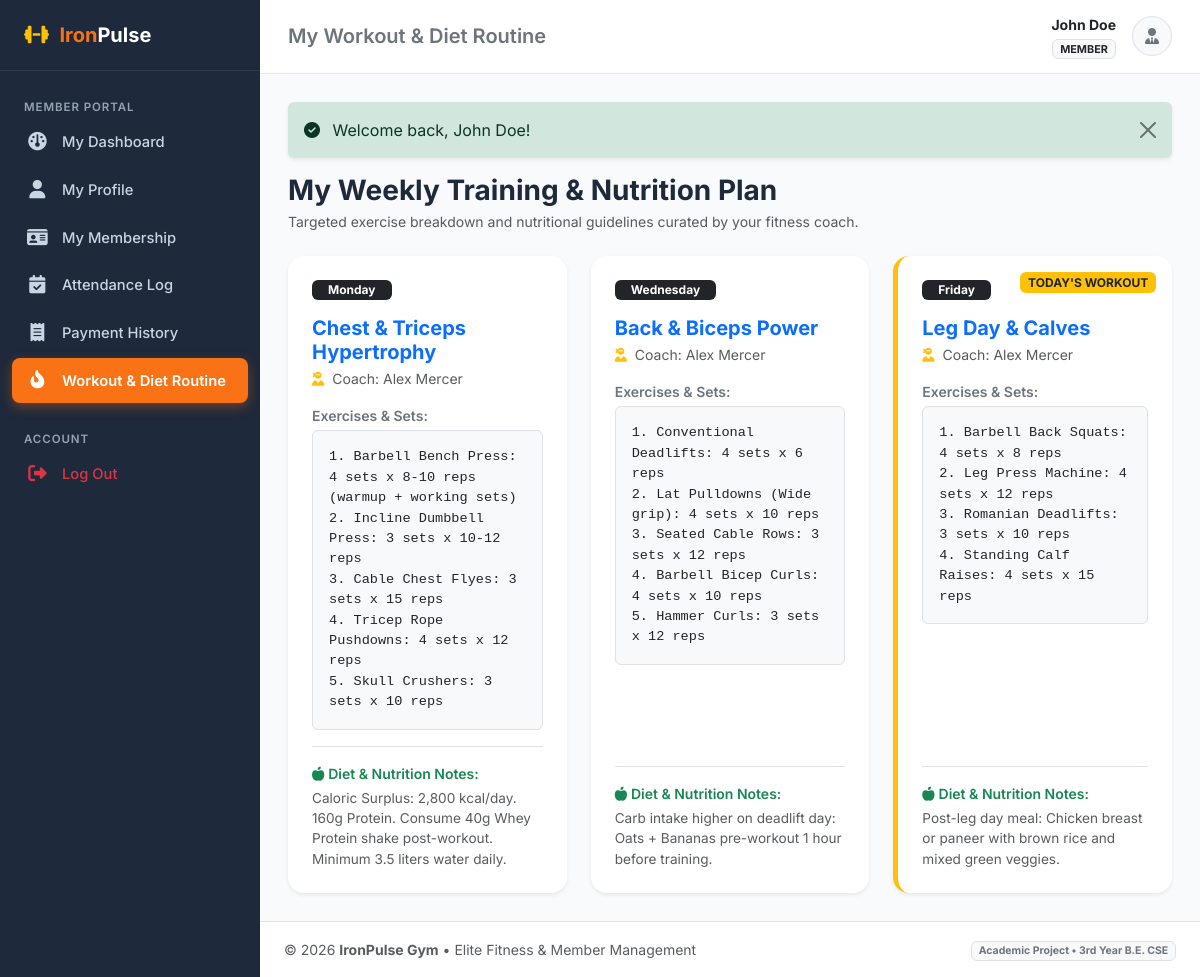
Page /member/workouts.php (signed in) on the committed database.
### tables this page shows
CREATE TABLE `workouts` (
    `id` INT AUTO_INCREMENT PRIMARY KEY,
    `member_id` INT NOT NULL,
    `trainer_id` INT DEFAULT NULL,
    `title` VARCHAR(150) NOT NULL,
    `day_of_week` ENUM('Monday', 'Tuesday', 'Wednesday', 'Thursday', 'Friday', 'Saturday', 'Sunday', 'All Days') NOT NULL DEFAULT 'Monday',
    `exercise_details` TEXT NOT NULL COMMENT 'Exercise names, sets, reps, weight suggestions',
    `diet_notes` TEXT DEFAULT NULL COMMENT 'Nutritional guidelines, calories, water intake',
    `created_at` TIMESTAMP DEFAULT CURRENT_TIMESTAMP,
    `updated_at` TIMESTAMP DEFAULT CURRENT_TIMESTAMP ON UPDATE CURRENT_TIMESTAMP,
    CONSTRAINT `fk_workouts_member` FOREIGN KEY (`member_id`) 
        REFERENCES `members` (`id`) ON DELETE CASCADE ON UPDATE CASCADE,
    CONSTRAINT `fk_workouts_trainer` FOREIGN KEY (`trainer_id`) 
        REFERENCES `trainers` (`id`) ON DELETE SET NULL ON UPDATE CASCADE
);

CREATE TABLE `users` (
    `id` INT AUTO_INCREMENT PRIMARY KEY,
    `name` VARCHAR(100) NOT NULL,
    `email` VARCHAR(120) NOT NULL UNIQUE,
    `password` VARCHAR(255) NOT NULL,
    `role` ENUM('admin', 'trainer', 'member') NOT NULL DEFAULT 'member',
    `phone` VARCHAR(20) DEFAULT NULL,
    `status` ENUM('active', 'inactive') NOT NULL DEFAULT 'active',
    `created_at` TIMESTAMP DEFAULT CURRENT_TIMESTAMP,
    `updated_at` TIMESTAMP DEFAULT CURRENT_TIMESTAMP ON UPDATE CURRENT_TIMESTAMP
);

### member/workouts.php (the view, shortened to what this page needs)
<?php
$pdo = get_db_connection();
$user = current_user();
$mStmt = $pdo->prepare("SELECT id FROM members WHERE user_id = ?");
$mStmt->execute([$user['id']]);
$memberId = (int)$mStmt->fetchColumn();
$stmt = $pdo->prepare("
    SELECT w.*, tu.name AS trainer_name, t.specialization
    FROM workouts w
    LEFT JOIN trainers t ON w.trainer_id = t.id
    LEFT JOIN users tu ON t.user_id = tu.id
    WHERE w.member_id = ?
    ORDER BY FIELD(w.day_of_week, 'Monday', 'Tuesday', 'Wednesday', 'Thursday', 'Friday', 'Saturday', 'Sunday', 'All Days')
");
$stmt->execute([$memberId]);
$workouts = $stmt->fetchAll();
include __DIR__ . '/../includes/header.php';
?>
<div class="mb-4">
    <h3 class="fw-bold mb-1">My Weekly Training & Nutrition Plan</h3>
    <p class="text-muted small">Targeted exercise breakdown and nutritional guidelines curated by your fitness coach.</p>
</div>
<div class="row g-4">
    <?php if (!empty($workouts)): ?>
        <?php foreach ($workouts as $w): ?>
            <?php $isToday = (strtolower(date('l')) === strtolower($w['day_of_week'])); ?>
            <div class="col-md-6 col-xl-4">
                <div class="card border-0 shadow-sm rounded-4 h-100 p-4 position-relative <?= $isToday ? 'border-start border-warning border-5' : '' ?>">
                    <?php if ($isToday): ?>
                        <span class="position-absolute top-0 end-0 badge bg-warning text-dark m-3 fw-bold">TODAY'S WORKOUT</span>
                    <?php endif; ?>
                    <div class="d-flex justify-content-between align-items-center mb-3">
                        <span class="badge bg-dark px-3 py-1"><?= htmlspecialchars($w['day_of_week']) ?></span>
                    </div>
                    <h5 class="fw-bold text-primary mb-1"><?= htmlspecialchars($w['title']) ?></h5>
                    <div class="small text-muted mb-3">
                        <i class="fa-solid fa-user-ninja text-warning me-1"></i> Coach: <?= htmlspecialchars($w['trainer_name'] ?? 'Gym Coach') ?>
                    </div>
                    <div class="mb-3">
                        <div class="small fw-semibold text-secondary mb-1">Exercises & Sets:</div>
                        <pre class="bg-light p-3 border rounded font-monospace small mb-0" style="white-space: pre-wrap; font-size: 0.85rem;"><?= htmlspecialchars($w['exercise_details']) ?></pre>
                    </div>
                    <?php if (!empty($w['diet_notes'])): ?>
                        <div class="mt-auto pt-3 border-top">
                            <div class="small fw-semibold text-success mb-1">
                                <i class="fa-solid fa-apple-whole me-1"></i>Diet & Nutrition Notes:
                            </div>
                            <p class="text-muted small mb-0" style="font-size: 0.85rem;"><?= nl2br(htmlspecialchars($w['diet_notes'])) ?></p>
                        </div>
                    <?php endif; ?>
                </div>
            </div>
        <?php endforeach; ?>
    <?php endif; ?>
</div>
<?php include __DIR__ . '/../includes/footer.php'; ?>

### assets/css/custom.css (style rules this page uses)
:root { --primary-color: #f97316; --primary-hover: #ea580c; --dark-bg: #0f172a; --sidebar-bg: #1e293b; --sidebar-hover: #334155; --body-bg: #f8fafc; --card-border: #e2e8f0; --text-main: #1e293b; --text-muted: #64748b; }
body { background-color: var(--body-bg); color: var(--text-main); font-family: 'Inter', -apple-system, BlinkMacSystemFont, "Segoe UI", Roboto, sans-serif; min-height: 100vh; display: flex; flex-direction: column; }

### rows in the picture
workouts: day_of_week "Monday", title "Chest & Triceps Hypertrophy", users.name "Alex Mercer", exercise_details "1. Barbell Bench Press: 4 sets x 8-10 reps (warmup + working sets) 2. Incline Dumbbell Press: 3 sets x 10-12 reps 3. Cable Chest Flyes: 3 sets x 15 reps 4. Tricep Rope Pushdowns: 4 sets x 12 reps 5. Skull Crushers: 3 sets x 10 reps", diet_notes "Caloric Surplus: 2,800 kcal/day. 160g Protein. Consume 40g Whey Protein shake post-workout. Minimum 3.5 liters water daily."
workouts: day_of_week "Wednesday", title "Back & Biceps Power", users.name "Alex Mercer", exercise_details "1. Conventional Deadlifts: 4 sets x 6 reps 2. Lat Pulldowns (Wide grip): 4 sets x 10 reps 3. Seated Cable Rows: 3 sets x 12 reps 4. Barbell Bicep Curls: 4 sets x 10 reps 5. Hammer Curls: 3 sets x 12 reps", diet_notes "Carb intake higher on deadlift day: Oats + Bananas pre-workout 1 hour before training."
workouts: shows "TODAY'S WORKOUT", day_of_week "Friday", title "Leg Day & Calves", users.name "Alex Mercer", exercise_details "1. Barbell Back Squats: 4 sets x 8 reps 2. Leg Press Machine: 4 sets x 12 reps 3. Romanian Deadlifts: 3 sets x 10 reps 4. Standing Calf Raises: 4 sets x 15 reps", diet_notes "Post-leg day meal: Chicken breast or paneer with brown rice and mixed green veggies."

### other values in the picture
$pageTitle "My Workout & Diet Routine"
$currentUser['name'] "John Doe"
$currentUser['role'] "MEMBER"
$flash['text'] "Welcome back, John Doe!"
APP_NAME "IronPulse Gym"
APP_TAGLINE "Elite Fitness & Member Management"
